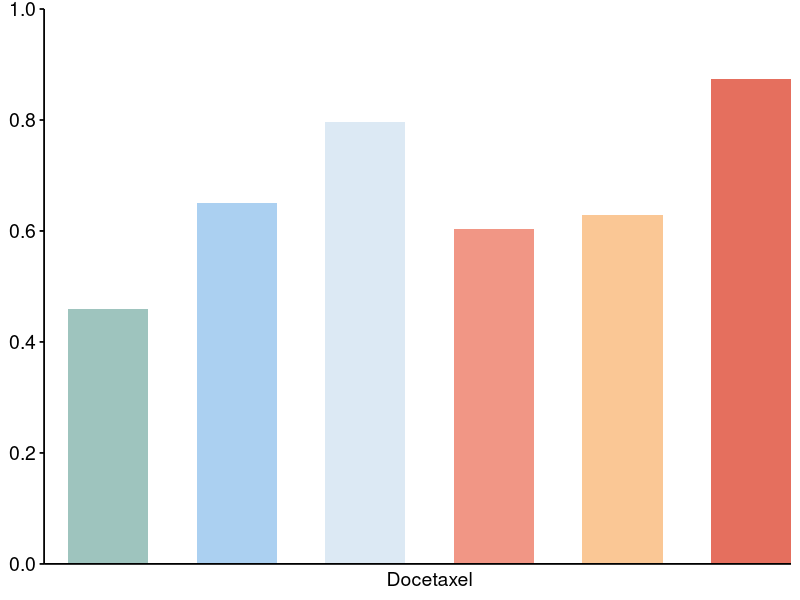
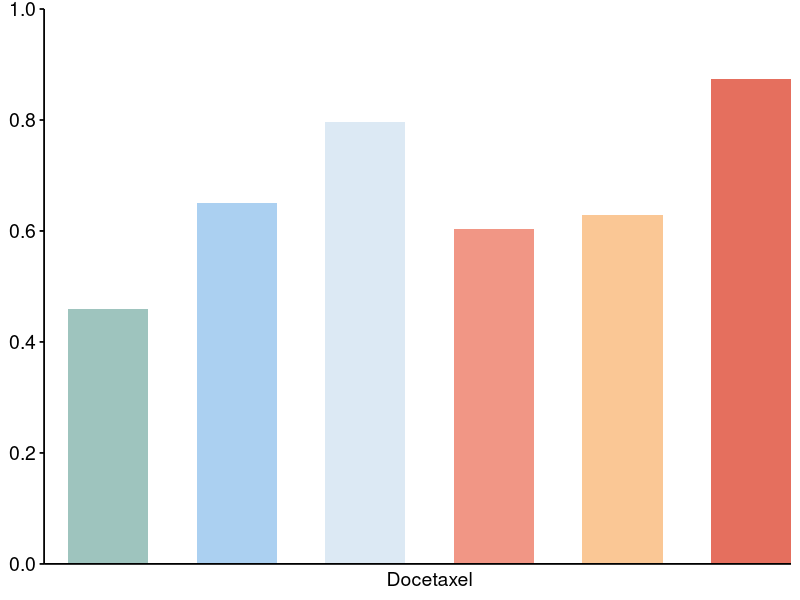

Write the R code that produced these figures, in order.
# R 4.3.3
# Figure: Docetaxel AUROC bar plot

required_packages <- c("ggplot2", "grid")
for (pkg in required_packages) {
  if (!requireNamespace(pkg, quietly = TRUE)) {
    stop(sprintf("Package '%s' is required. Please install it first.", pkg), call. = FALSE)
  }
}

library(ggplot2)
library(grid)

dir.create("figures", showWarnings = FALSE)

df <- data.frame(
  Drug = "Docetaxel",
  Method = factor(
    c("CaDRReS-Sc", "SCAD", "scIDUC", "Precily", "BeyondCell", "scVOLT"),
    levels = c("CaDRReS-Sc", "SCAD", "scIDUC", "Precily", "BeyondCell", "scVOLT")
  ),
  Value = c(0.4588 , 0.6506 , 0.7969, 0.6029, 0.6287, 0.8731 )
)

p <- ggplot(df, aes(x = Drug, y = Value, fill = Method)) +
  geom_col(
    position = position_dodge(width = 0.8),
    width = 0.5
  ) +
  scale_fill_manual(
    values = c(
      "CaDRReS-Sc" = "#9EC4BE",
      "SCAD" = "#ABD0F1",
      "scIDUC" = "#DCE9F4",
      "Precily" = "#F19685",
      "BeyondCell" = "#FAC795",
      "scVOLT" = "#E56F5E"
    )
  ) +
  scale_y_continuous(
    limits = c(0, 1),
    breaks = seq(0, 1, 0.2),
    expand = c(0, 0)
  ) +
  scale_x_discrete(
    expand = expansion(add = c(0.4, 0.3))
  ) +
  labs(x = NULL, y = NULL, fill = NULL) +
  theme_classic(base_size = 13) +
  theme(
    axis.text.x = element_text(size = 14, color = "black"),
    axis.text.y = element_text(size = 14, color = "black"),
    axis.line = element_line(color = "black", linewidth = 0.6),
    axis.ticks = element_line(color = "black"),
    axis.ticks.x = element_blank(),
    legend.position = "none",
    legend.text = element_text(size = 13),
    legend.key.size = unit(0.8, "cm"),
    legend.key.height = unit(0.15, "cm"),
    legend.spacing.x = unit(0.25, "cm")
  ) +
  guides(
    fill = guide_legend(
      nrow = 1,
      byrow = TRUE
    )
  )

print(p)
ggsave("figures/docetaxel_auroc.pdf", plot = p, width = 2.5, height = 2)
